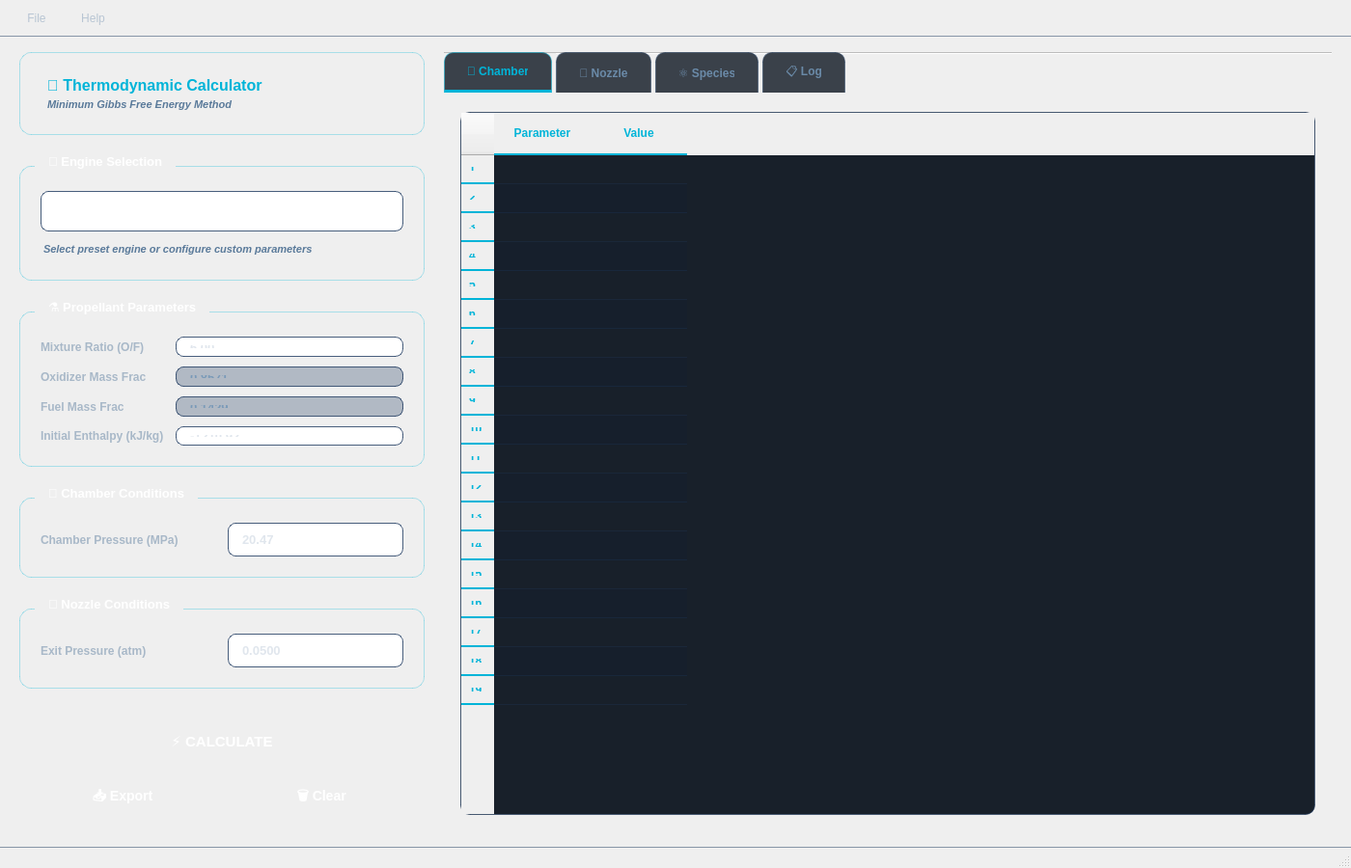
<?xml version="1.0" encoding="UTF-8"?>
<ui version="4.0">
 <class>MainWindow</class>
 <widget class="QMainWindow" name="MainWindow">
  <property name="geometry">
   <rect>
    <x>0</x>
    <y>0</y>
    <width>1400</width>
    <height>900</height>
   </rect>
  </property>
  <property name="minimumSize">
   <size>
    <width>1200</width>
    <height>700</height>
   </size>
  </property>
  <property name="windowTitle">
   <string>🚀 SLS Rocket Engine Thermodynamic Calculator</string>
  </property>
  <property name="styleSheet">
   <string notr="true">
/* ========================================
   现代科技风格主题 - 渐变深蓝色系
   ======================================== */

/* 全局字体和背景 */
* {
    font-family: "SF Pro Display", "PingFang SC", "Microsoft YaHei", sans-serif;
}

QMainWindow {
    background: qlineargradient(x1:0, y1:0, x2:1, y2:1,
                stop:0 #0a0e17, stop:0.5 #0d1321, stop:1 #0a1628);
}

/* ===== 分组框样式 ===== */
QGroupBox {
    font-weight: 600;
    font-size: 13px;
    border: 1px solid rgba(0, 180, 216, 0.3);
    border-radius: 12px;
    margin-top: 16px;
    padding: 16px 12px 12px 12px;
    background: qlineargradient(x1:0, y1:0, x2:0, y2:1,
                stop:0 rgba(13, 21, 32, 0.95), stop:1 rgba(10, 18, 28, 0.98));
    color: #e0e6ed;
}
QGroupBox::title {
    subcontrol-origin: margin;
    subcontrol-position: top left;
    left: 16px;
    top: 2px;
    padding: 2px 12px;
    background: qlineargradient(x1:0, y1:0, x2:1, y2:0,
                stop:0 #00b4d8, stop:1 #0096c7);
    border-radius: 8px;
    color: #ffffff;
    font-weight: bold;
    font-size: 12px;
}

/* ===== 标签样式 ===== */
QLabel {
    color: #a8b8c8;
    font-size: 12px;
    font-weight: 500;
}
QLabel#lblEngineInfo {
    color: #5a7a9a;
    font-style: italic;
    font-size: 11px;
    padding: 4px 0;
}
QLabel#lblTitle {
    color: #00b4d8;
    font-size: 18px;
    font-weight: bold;
}
QLabel#lblSubtitle {
    color: #5a7a9a;
    font-size: 11px;
}

/* ===== 输入控件样式 ===== */
QLineEdit, QDoubleSpinBox, QSpinBox {
    background: qlineargradient(x1:0, y1:0, x2:0, y2:1,
                stop:0 #0f1926, stop:1 #0a1320);
    border: 1px solid rgba(30, 58, 95, 0.8);
    border-radius: 8px;
    padding: 8px 12px;
    color: #e0e6ed;
    font-size: 13px;
    font-weight: 500;
    selection-background-color: #00b4d8;
}
QLineEdit:focus, QDoubleSpinBox:focus, QSpinBox:focus {
    border: 2px solid #00b4d8;
    background: qlineargradient(x1:0, y1:0, x2:0, y2:1,
                stop:0 #121f2e, stop:1 #0d1825);
}
QLineEdit:read-only {
    background: rgba(30, 58, 95, 0.3);
    color: #7a9ab8;
}
QDoubleSpinBox::up-button, QSpinBox::up-button,
QDoubleSpinBox::down-button, QSpinBox::down-button {
    width: 20px;
    border: none;
    background: transparent;
}
QDoubleSpinBox::up-arrow, QSpinBox::up-arrow {
    image: none;
    border-left: 4px solid transparent;
    border-right: 4px solid transparent;
    border-bottom: 5px solid #00b4d8;
}
QDoubleSpinBox::down-arrow, QSpinBox::down-arrow {
    image: none;
    border-left: 4px solid transparent;
    border-right: 4px solid transparent;
    border-top: 5px solid #00b4d8;
}

/* ===== 下拉框样式 ===== */
QComboBox {
    background: qlineargradient(x1:0, y1:0, x2:0, y2:1,
                stop:0 #0f1926, stop:1 #0a1320);
    border: 1px solid rgba(30, 58, 95, 0.8);
    border-radius: 8px;
    padding: 10px 14px;
    color: #e0e6ed;
    font-size: 13px;
    font-weight: 500;
    min-height: 20px;
}
QComboBox:hover {
    border: 1px solid rgba(0, 180, 216, 0.6);
}
QComboBox:focus {
    border: 2px solid #00b4d8;
}
QComboBox::drop-down {
    border: none;
    width: 30px;
    background: transparent;
}
QComboBox::down-arrow {
    image: none;
    border-left: 6px solid transparent;
    border-right: 6px solid transparent;
    border-top: 7px solid #00b4d8;
}
QComboBox QAbstractItemView {
    background-color: #0d1520;
    border: 1px solid #1e3a5f;
    border-radius: 8px;
    selection-background-color: rgba(0, 180, 216, 0.3);
    color: #e0e6ed;
    padding: 4px;
    outline: none;
}
QComboBox QAbstractItemView::item {
    padding: 8px 12px;
    border-radius: 4px;
    min-height: 24px;
}
QComboBox QAbstractItemView::item:hover {
    background-color: rgba(0, 180, 216, 0.2);
}

/* ===== 按钮样式 ===== */
QPushButton {
    background: qlineargradient(x1:0, y1:0, x2:0, y2:1,
                stop:0 #00c4e8, stop:1 #0096c7);
    color: #ffffff;
    border: none;
    border-radius: 10px;
    padding: 12px 28px;
    font-weight: bold;
    font-size: 14px;
    min-height: 20px;
}
QPushButton:hover {
    background: qlineargradient(x1:0, y1:0, x2:0, y2:1,
                stop:0 #48daf4, stop:1 #00b4d8);
}
QPushButton:pressed {
    background: qlineargradient(x1:0, y1:0, x2:0, y2:1,
                stop:0 #0096c7, stop:1 #007ba7);
}
QPushButton:disabled {
    background: rgba(30, 58, 95, 0.5);
    color: #4a5a6a;
}
QPushButton#btnCalculate {
    background: qlineargradient(x1:0, y1:0, x2:1, y2:0,
                stop:0 #00b4d8, stop:0.5 #00c4e8, stop:1 #00d4f8);
    font-size: 15px;
    padding: 14px 32px;
    border-radius: 12px;
    min-height: 24px;
}
QPushButton#btnCalculate:hover {
    background: qlineargradient(x1:0, y1:0, x2:1, y2:0,
                stop:0 #00c4e8, stop:0.5 #00d4f8, stop:1 #00e4ff);
}
QPushButton#btnClear {
    background: qlineargradient(x1:0, y1:0, x2:0, y2:1,
                stop:0 #f06c77, stop:1 #e63946);
}
QPushButton#btnClear:hover {
    background: qlineargradient(x1:0, y1:0, x2:0, y2:1,
                stop:0 #ff7c87, stop:1 #f06c77);
}
QPushButton#btnExport {
    background: qlineargradient(x1:0, y1:0, x2:0, y2:1,
                stop:0 #40c8b8, stop:1 #2a9d8f);
}
QPushButton#btnExport:hover {
    background: qlineargradient(x1:0, y1:0, x2:0, y2:1,
                stop:0 #50d8c8, stop:1 #40c8b8);
}

/* ===== 表格样式 ===== */
QTableWidget {
    background-color: rgba(13, 21, 32, 0.95);
    alternate-background-color: rgba(20, 30, 45, 0.6);
    border: 1px solid rgba(30, 58, 95, 0.6);
    border-radius: 10px;
    gridline-color: rgba(30, 58, 95, 0.4);
    color: #e0e6ed;
    font-size: 12px;
    selection-background-color: rgba(0, 180, 216, 0.2);
}
QTableWidget::item {
    padding: 10px 8px;
    border-bottom: 1px solid rgba(30, 58, 95, 0.3);
}
QTableWidget::item:selected {
    background-color: rgba(0, 180, 216, 0.15);
    color: #ffffff;
}
QTableWidget::item:hover {
    background-color: rgba(0, 180, 216, 0.08);
}
QHeaderView::section {
    background: qlineargradient(x1:0, y1:0, x2:0, y2:1,
                stop:0 #152535, stop:1 #0d1a28);
    color: #00b4d8;
    font-weight: bold;
    font-size: 12px;
    padding: 12px 8px;
    border: none;
    border-bottom: 2px solid #00b4d8;
}
QHeaderView::section:first {
    border-top-left-radius: 10px;
}
QHeaderView::section:last {
    border-top-right-radius: 10px;
}

/* ===== 文本编辑框样式 ===== */
QTextEdit {
    background-color: rgba(13, 21, 32, 0.95);
    border: 1px solid rgba(30, 58, 95, 0.6);
    border-radius: 10px;
    color: #90caf9;
    font-family: "SF Mono", "Monaco", "Menlo", "Consolas", monospace;
    font-size: 11px;
    padding: 8px;
    selection-background-color: rgba(0, 180, 216, 0.3);
}

/* ===== 状态栏样式 ===== */
QStatusBar {
    background: qlineargradient(x1:0, y1:0, x2:0, y2:1,
                stop:0 #0d1520, stop:1 #0a1218);
    color: #5a7a9a;
    border-top: 1px solid rgba(30, 58, 95, 0.5);
    padding: 4px 12px;
    font-size: 11px;
}

/* ===== 菜单栏样式 ===== */
QMenuBar {
    background: qlineargradient(x1:0, y1:0, x2:0, y2:1,
                stop:0 #101824, stop:1 #0d1520);
    color: #b8c5d3;
    border-bottom: 1px solid rgba(30, 58, 95, 0.5);
    padding: 4px 8px;
    spacing: 4px;
}
QMenuBar::item {
    padding: 8px 16px;
    border-radius: 6px;
    font-weight: 500;
}
QMenuBar::item:selected {
    background: rgba(0, 180, 216, 0.2);
    color: #00b4d8;
}
QMenu {
    background-color: rgba(13, 21, 32, 0.98);
    color: #e0e6ed;
    border: 1px solid rgba(30, 58, 95, 0.8);
    border-radius: 10px;
    padding: 8px;
}
QMenu::item {
    padding: 10px 28px 10px 16px;
    border-radius: 6px;
    margin: 2px 4px;
}
QMenu::item:selected {
    background: rgba(0, 180, 216, 0.25);
    color: #00b4d8;
}
QMenu::separator {
    height: 1px;
    background: rgba(30, 58, 95, 0.6);
    margin: 6px 12px;
}

/* ===== 选项卡样式 ===== */
QTabWidget::pane {
    border: 1px solid rgba(30, 58, 95, 0.6);
    border-radius: 12px;
    background: rgba(13, 21, 32, 0.95);
    padding: 8px;
    top: -1px;
}
QTabBar::tab {
    background: rgba(13, 21, 32, 0.8);
    color: #6a8aa8;
    padding: 12px 24px;
    border: 1px solid rgba(30, 58, 95, 0.5);
    border-bottom: none;
    border-top-left-radius: 10px;
    border-top-right-radius: 10px;
    margin-right: 4px;
    font-weight: 500;
    font-size: 12px;
}
QTabBar::tab:selected {
    background: qlineargradient(x1:0, y1:0, x2:0, y2:1,
                stop:0 #1a2a40, stop:1 #152535);
    color: #00b4d8;
    border-color: rgba(0, 180, 216, 0.5);
    border-bottom: 3px solid #00b4d8;
}
QTabBar::tab:hover:!selected {
    background: rgba(30, 58, 95, 0.4);
    color: #8aaac8;
}

/* ===== 滚动条样式 ===== */
QScrollBar:vertical {
    background: rgba(13, 21, 32, 0.5);
    width: 10px;
    border-radius: 5px;
    margin: 2px;
}
QScrollBar::handle:vertical {
    background: qlineargradient(x1:0, y1:0, x2:1, y2:0,
                stop:0 #2e4a6f, stop:1 #1e3a5f);
    border-radius: 4px;
    min-height: 40px;
}
QScrollBar::handle:vertical:hover {
    background: qlineargradient(x1:0, y1:0, x2:1, y2:0,
                stop:0 #3e5a7f, stop:1 #2e4a6f);
}
QScrollBar::add-line:vertical, QScrollBar::sub-line:vertical {
    height: 0px;
}
QScrollBar::add-page:vertical, QScrollBar::sub-page:vertical {
    background: transparent;
}
QScrollBar:horizontal {
    background: rgba(13, 21, 32, 0.5);
    height: 10px;
    border-radius: 5px;
    margin: 2px;
}
QScrollBar::handle:horizontal {
    background: qlineargradient(x1:0, y1:0, x2:0, y2:1,
                stop:0 #2e4a6f, stop:1 #1e3a5f);
    border-radius: 4px;
    min-width: 40px;
}

/* ===== 工具提示样式 ===== */
QToolTip {
    background-color: rgba(13, 21, 32, 0.98);
    color: #e0e6ed;
    border: 1px solid rgba(0, 180, 216, 0.5);
    border-radius: 6px;
    padding: 8px 12px;
    font-size: 11px;
}

/* ===== 进度指示器样式 ===== */
QProgressBar {
    background: rgba(30, 58, 95, 0.3);
    border: none;
    border-radius: 6px;
    height: 8px;
    text-align: center;
}
QProgressBar::chunk {
    background: qlineargradient(x1:0, y1:0, x2:1, y2:0,
                stop:0 #00b4d8, stop:1 #00d4f8);
    border-radius: 6px;
}
   </string>
  </property>
  <widget class="QWidget" name="centralwidget">
   <layout class="QHBoxLayout" name="horizontalLayout">
    <property name="spacing">
     <number>20</number>
    </property>
    <property name="leftMargin">
     <number>20</number>
    </property>
    <property name="topMargin">
     <number>16</number>
    </property>
    <property name="rightMargin">
     <number>20</number>
    </property>
    <property name="bottomMargin">
     <number>16</number>
    </property>
    <!-- 左侧输入面板 -->
    <item>
     <widget class="QFrame" name="inputPanel">
      <property name="minimumSize">
       <size>
        <width>380</width>
        <height>0</height>
       </size>
      </property>
      <property name="maximumSize">
       <size>
        <width>420</width>
        <height>16777215</height>
       </size>
      </property>
      <property name="frameShape">
       <enum>QFrame::NoFrame</enum>
      </property>
      <layout class="QVBoxLayout" name="inputLayout">
       <property name="spacing">
        <number>16</number>
       </property>
       <property name="leftMargin">
        <number>0</number>
       </property>
       <property name="topMargin">
        <number>0</number>
       </property>
       <property name="rightMargin">
        <number>0</number>
       </property>
       <property name="bottomMargin">
        <number>0</number>
       </property>
       <!-- 标题区域 -->
       <item>
        <widget class="QFrame" name="titleFrame">
         <property name="styleSheet">
          <string>
QFrame#titleFrame {
    background: qlineargradient(x1:0, y1:0, x2:1, y2:1,
                stop:0 rgba(0, 180, 216, 0.15), stop:1 rgba(0, 150, 199, 0.08));
    border: 1px solid rgba(0, 180, 216, 0.3);
    border-radius: 12px;
    padding: 12px;
}
          </string>
         </property>
         <layout class="QVBoxLayout" name="titleLayout">
          <property name="spacing">
           <number>4</number>
          </property>
          <property name="leftMargin">
           <number>16</number>
          </property>
          <property name="topMargin">
           <number>12</number>
          </property>
          <property name="rightMargin">
           <number>16</number>
          </property>
          <property name="bottomMargin">
           <number>12</number>
          </property>
          <item>
           <widget class="QLabel" name="lblTitle">
            <property name="text">
             <string>🚀 Thermodynamic Calculator</string>
            </property>
            <property name="styleSheet">
             <string>color: #00b4d8; font-size: 16px; font-weight: bold;</string>
            </property>
           </widget>
          </item>
          <item>
           <widget class="QLabel" name="lblSubtitle">
            <property name="text">
             <string>Minimum Gibbs Free Energy Method</string>
            </property>
            <property name="styleSheet">
             <string>color: #5a7a9a; font-size: 11px; font-style: italic;</string>
            </property>
           </widget>
          </item>
         </layout>
        </widget>
       </item>
       <!-- 发动机选择 -->
       <item>
        <widget class="QGroupBox" name="groupEngine">
         <property name="title">
          <string>🔧 Engine Selection</string>
         </property>
         <layout class="QVBoxLayout" name="engineLayout">
          <property name="spacing">
           <number>8</number>
          </property>
          <item>
           <widget class="QComboBox" name="comboEngine">
            <property name="minimumSize">
             <size>
              <width>0</width>
              <height>40</height>
             </size>
            </property>
            <property name="toolTip">
             <string>Select a preset engine configuration or use custom parameters</string>
            </property>
           </widget>
          </item>
          <item>
           <widget class="QLabel" name="lblEngineInfo">
            <property name="text">
             <string>Select preset engine or configure custom parameters</string>
            </property>
            <property name="wordWrap">
             <bool>true</bool>
            </property>
           </widget>
          </item>
         </layout>
        </widget>
       </item>
       <!-- 推进剂参数 -->
       <item>
        <widget class="QGroupBox" name="groupPropellant">
         <property name="title">
          <string>⚗️ Propellant Parameters</string>
         </property>
         <layout class="QGridLayout" name="propellantLayout">
          <property name="horizontalSpacing">
           <number>12</number>
          </property>
          <property name="verticalSpacing">
           <number>10</number>
          </property>
          <item row="0" column="0">
           <widget class="QLabel" name="lblMixtureRatio">
            <property name="text">
             <string>Mixture Ratio (O/F)</string>
            </property>
            <property name="toolTip">
             <string>Oxidizer to Fuel mass ratio</string>
            </property>
           </widget>
          </item>
          <item row="0" column="1">
           <widget class="QDoubleSpinBox" name="spinMixtureRatio">
            <property name="toolTip">
             <string>Typical: LOX/LH2 ≈ 6.0, LOX/CH4 ≈ 3.6</string>
            </property>
            <property name="minimum">
             <double>1.000000</double>
            </property>
            <property name="maximum">
             <double>20.000000</double>
            </property>
            <property name="singleStep">
             <double>0.100000</double>
            </property>
            <property name="value">
             <double>6.000000</double>
            </property>
            <property name="decimals">
             <number>2</number>
            </property>
           </widget>
          </item>
          <item row="1" column="0">
           <widget class="QLabel" name="lblOxidizer">
            <property name="text">
             <string>Oxidizer Mass Frac</string>
            </property>
           </widget>
          </item>
          <item row="1" column="1">
           <widget class="QLineEdit" name="editOxidizerFrac">
            <property name="readOnly">
             <bool>true</bool>
            </property>
            <property name="text">
             <string>0.8571</string>
            </property>
           </widget>
          </item>
          <item row="2" column="0">
           <widget class="QLabel" name="lblFuel">
            <property name="text">
             <string>Fuel Mass Frac</string>
            </property>
           </widget>
          </item>
          <item row="2" column="1">
           <widget class="QLineEdit" name="editFuelFrac">
            <property name="readOnly">
             <bool>true</bool>
            </property>
            <property name="text">
             <string>0.1429</string>
            </property>
           </widget>
          </item>
          <item row="3" column="0">
           <widget class="QLabel" name="lblInitialEnthalpy">
            <property name="text">
             <string>Initial Enthalpy (kJ/kg)</string>
            </property>
            <property name="toolTip">
             <string>Propellant initial enthalpy at reference temperature</string>
            </property>
           </widget>
          </item>
          <item row="3" column="1">
           <widget class="QDoubleSpinBox" name="spinInitialEnthalpy">
            <property name="minimum">
             <double>-10000.000000</double>
            </property>
            <property name="maximum">
             <double>10000.000000</double>
            </property>
            <property name="value">
             <double>-1210.920000</double>
            </property>
            <property name="decimals">
             <number>2</number>
            </property>
           </widget>
          </item>
         </layout>
        </widget>
       </item>
       <!-- 燃烧室参数 -->
       <item>
        <widget class="QGroupBox" name="groupChamber">
         <property name="title">
          <string>🔥 Chamber Conditions</string>
         </property>
         <layout class="QGridLayout" name="chamberLayout">
          <property name="horizontalSpacing">
           <number>12</number>
          </property>
          <property name="verticalSpacing">
           <number>10</number>
          </property>
          <item row="0" column="0">
           <widget class="QLabel" name="lblChamberPressure">
            <property name="text">
             <string>Chamber Pressure (MPa)</string>
            </property>
            <property name="toolTip">
             <string>Combustion chamber total pressure</string>
            </property>
           </widget>
          </item>
          <item row="0" column="1">
           <widget class="QDoubleSpinBox" name="spinChamberPressure">
            <property name="toolTip">
             <string>Typical: RS-25 ≈ 20.5 MPa, Raptor ≈ 30 MPa</string>
            </property>
            <property name="minimum">
             <double>0.100000</double>
            </property>
            <property name="maximum">
             <double>50.000000</double>
            </property>
            <property name="singleStep">
             <double>0.500000</double>
            </property>
            <property name="value">
             <double>20.470000</double>
            </property>
            <property name="decimals">
             <number>2</number>
            </property>
           </widget>
          </item>
         </layout>
        </widget>
       </item>
       <!-- 喷管参数 -->
       <item>
        <widget class="QGroupBox" name="groupNozzle">
         <property name="title">
          <string>🎯 Nozzle Conditions</string>
         </property>
         <layout class="QGridLayout" name="nozzleLayout">
          <property name="horizontalSpacing">
           <number>12</number>
          </property>
          <property name="verticalSpacing">
           <number>10</number>
          </property>
          <item row="0" column="0">
           <widget class="QLabel" name="lblExitPressure">
            <property name="text">
             <string>Exit Pressure (atm)</string>
            </property>
            <property name="toolTip">
             <string>Nozzle exit static pressure</string>
            </property>
           </widget>
          </item>
          <item row="0" column="1">
           <widget class="QDoubleSpinBox" name="spinExitPressure">
            <property name="toolTip">
             <string>Lower values for vacuum-optimized nozzles</string>
            </property>
            <property name="minimum">
             <double>0.001000</double>
            </property>
            <property name="maximum">
             <double>10.000000</double>
            </property>
            <property name="singleStep">
             <double>0.010000</double>
            </property>
            <property name="value">
             <double>0.050000</double>
            </property>
            <property name="decimals">
             <number>4</number>
            </property>
           </widget>
          </item>
         </layout>
        </widget>
       </item>
       <!-- 操作按钮区 -->
       <item>
        <widget class="QFrame" name="buttonFrame">
         <property name="styleSheet">
          <string>
QFrame#buttonFrame {
    background: transparent;
    padding: 4px 0;
}
          </string>
         </property>
         <layout class="QVBoxLayout" name="buttonLayout">
          <property name="spacing">
           <number>10</number>
          </property>
          <item>
           <widget class="QPushButton" name="btnCalculate">
            <property name="text">
             <string>⚡ CALCULATE</string>
            </property>
            <property name="minimumSize">
             <size>
              <width>0</width>
              <height>48</height>
             </size>
            </property>
            <property name="toolTip">
             <string>Run thermodynamic calculation (Ctrl+Enter)</string>
            </property>
           </widget>
          </item>
          <item>
           <layout class="QHBoxLayout" name="buttonLayout2">
            <property name="spacing">
             <number>10</number>
            </property>
            <item>
             <widget class="QPushButton" name="btnExport">
              <property name="text">
               <string>📥 Export</string>
              </property>
              <property name="minimumSize">
               <size>
                <width>0</width>
                <height>38</height>
               </size>
              </property>
              <property name="toolTip">
               <string>Export results to file (Ctrl+E)</string>
              </property>
             </widget>
            </item>
            <item>
             <widget class="QPushButton" name="btnClear">
              <property name="text">
               <string>🗑️ Clear</string>
              </property>
              <property name="minimumSize">
               <size>
                <width>0</width>
                <height>38</height>
               </size>
              </property>
              <property name="toolTip">
               <string>Clear all results</string>
              </property>
             </widget>
            </item>
           </layout>
          </item>
         </layout>
        </widget>
       </item>
       <!-- 弹性空间 -->
       <item>
        <spacer name="verticalSpacer">
         <property name="orientation">
          <enum>Qt::Vertical</enum>
         </property>
         <property name="sizeHint" stdset="0">
          <size>
           <width>20</width>
           <height>20</height>
          </size>
         </property>
        </spacer>
       </item>
      </layout>
     </widget>
    </item>
    <!-- 右侧结果面板 -->
    <item>
     <widget class="QTabWidget" name="tabResults">
      <property name="currentIndex">
       <number>0</number>
      </property>
      <property name="documentMode">
       <bool>true</bool>
      </property>
      <!-- 燃烧室结果 -->
      <widget class="QWidget" name="tabChamber">
       <attribute name="title">
        <string>🔥 Chamber</string>
       </attribute>
       <layout class="QVBoxLayout" name="chamberResultLayout">
        <property name="spacing">
         <number>8</number>
        </property>
        <property name="leftMargin">
         <number>8</number>
        </property>
        <property name="topMargin">
         <number>12</number>
        </property>
        <property name="rightMargin">
         <number>8</number>
        </property>
        <property name="bottomMargin">
         <number>8</number>
        </property>
        <item>
         <widget class="QTableWidget" name="tableChamber">
          <property name="columnCount">
           <number>2</number>
          </property>
          <property name="rowCount">
           <number>19</number>
          </property>
          <property name="alternatingRowColors">
           <bool>true</bool>
          </property>
          <property name="showGrid">
           <bool>false</bool>
          </property>
          <property name="wordWrap">
           <bool>false</bool>
          </property>
          <property name="selectionMode">
           <enum>QAbstractItemView::SingleSelection</enum>
          </property>
          <column>
           <property name="text">
            <string>Parameter</string>
           </property>
          </column>
          <column>
           <property name="text">
            <string>Value</string>
           </property>
          </column>
         </widget>
        </item>
       </layout>
      </widget>
      <!-- 喷管结果 -->
      <widget class="QWidget" name="tabNozzle">
       <attribute name="title">
        <string>🎯 Nozzle</string>
       </attribute>
       <layout class="QVBoxLayout" name="nozzleResultLayout">
        <property name="spacing">
         <number>8</number>
        </property>
        <property name="leftMargin">
         <number>8</number>
        </property>
        <property name="topMargin">
         <number>12</number>
        </property>
        <property name="rightMargin">
         <number>8</number>
        </property>
        <property name="bottomMargin">
         <number>8</number>
        </property>
        <item>
         <widget class="QTableWidget" name="tableNozzle">
          <property name="columnCount">
           <number>2</number>
          </property>
          <property name="rowCount">
           <number>16</number>
          </property>
          <property name="alternatingRowColors">
           <bool>true</bool>
          </property>
          <property name="showGrid">
           <bool>false</bool>
          </property>
          <property name="selectionMode">
           <enum>QAbstractItemView::SingleSelection</enum>
          </property>
          <column>
           <property name="text">
            <string>Parameter</string>
           </property>
          </column>
          <column>
           <property name="text">
            <string>Value</string>
           </property>
          </column>
         </widget>
        </item>
       </layout>
      </widget>
      <!-- 组分详情 -->
      <widget class="QWidget" name="tabSpecies">
       <attribute name="title">
        <string>⚛️ Species</string>
       </attribute>
       <layout class="QVBoxLayout" name="speciesLayout">
        <property name="spacing">
         <number>8</number>
        </property>
        <property name="leftMargin">
         <number>8</number>
        </property>
        <property name="topMargin">
         <number>12</number>
        </property>
        <property name="rightMargin">
         <number>8</number>
        </property>
        <property name="bottomMargin">
         <number>8</number>
        </property>
        <item>
         <widget class="QTableWidget" name="tableSpecies">
          <property name="columnCount">
           <number>3</number>
          </property>
          <property name="alternatingRowColors">
           <bool>true</bool>
          </property>
          <property name="showGrid">
           <bool>false</bool>
          </property>
          <property name="selectionMode">
           <enum>QAbstractItemView::SingleSelection</enum>
          </property>
          <column>
           <property name="text">
            <string>Species</string>
           </property>
          </column>
          <column>
           <property name="text">
            <string>Chamber (mol/kg)</string>
           </property>
          </column>
          <column>
           <property name="text">
            <string>Exit (mol/kg)</string>
           </property>
          </column>
         </widget>
        </item>
       </layout>
      </widget>
      <!-- 日志 -->
      <widget class="QWidget" name="tabLog">
       <attribute name="title">
        <string>📋 Log</string>
       </attribute>
       <layout class="QVBoxLayout" name="logLayout">
        <property name="spacing">
         <number>8</number>
        </property>
        <property name="leftMargin">
         <number>8</number>
        </property>
        <property name="topMargin">
         <number>12</number>
        </property>
        <property name="rightMargin">
         <number>8</number>
        </property>
        <property name="bottomMargin">
         <number>8</number>
        </property>
        <item>
         <widget class="QTextEdit" name="textLog">
          <property name="readOnly">
           <bool>true</bool>
          </property>
          <property name="placeholderText">
           <string>Calculation log will appear here...</string>
          </property>
         </widget>
        </item>
       </layout>
      </widget>
     </widget>
    </item>
   </layout>
  </widget>
  <widget class="QMenuBar" name="menubar">
   <property name="geometry">
    <rect>
     <x>0</x>
     <y>0</y>
     <width>1400</width>
     <height>32</height>
    </rect>
   </property>
   <widget class="QMenu" name="menuFile">
    <property name="title">
     <string>File</string>
    </property>
    <addaction name="actionImport"/>
    <addaction name="actionExport"/>
    <addaction name="separator"/>
    <addaction name="actionExportResults"/>
    <addaction name="separator"/>
    <addaction name="actionExit"/>
   </widget>
   <widget class="QMenu" name="menuHelp">
    <property name="title">
     <string>Help</string>
    </property>
    <addaction name="actionAbout"/>
    <addaction name="actionAboutQt"/>
   </widget>
   <addaction name="menuFile"/>
   <addaction name="menuHelp"/>
  </widget>
  <widget class="QStatusBar" name="statusbar"/>
  <action name="actionImport">
   <property name="text">
    <string>Import Preset...</string>
   </property>
   <property name="shortcut">
    <string>Ctrl+O</string>
   </property>
  </action>
  <action name="actionExport">
   <property name="text">
    <string>Export Preset...</string>
   </property>
   <property name="shortcut">
    <string>Ctrl+S</string>
   </property>
  </action>
  <action name="actionExportResults">
   <property name="text">
    <string>Export Results...</string>
   </property>
   <property name="shortcut">
    <string>Ctrl+E</string>
   </property>
  </action>
  <action name="actionExit">
   <property name="text">
    <string>Exit</string>
   </property>
   <property name="shortcut">
    <string>Ctrl+Q</string>
   </property>
  </action>
  <action name="actionAbout">
   <property name="text">
    <string>About...</string>
   </property>
  </action>
  <action name="actionAboutQt">
   <property name="text">
    <string>About Qt...</string>
   </property>
  </action>
 </widget>
 <resources/>
 <connections/>
</ui>
